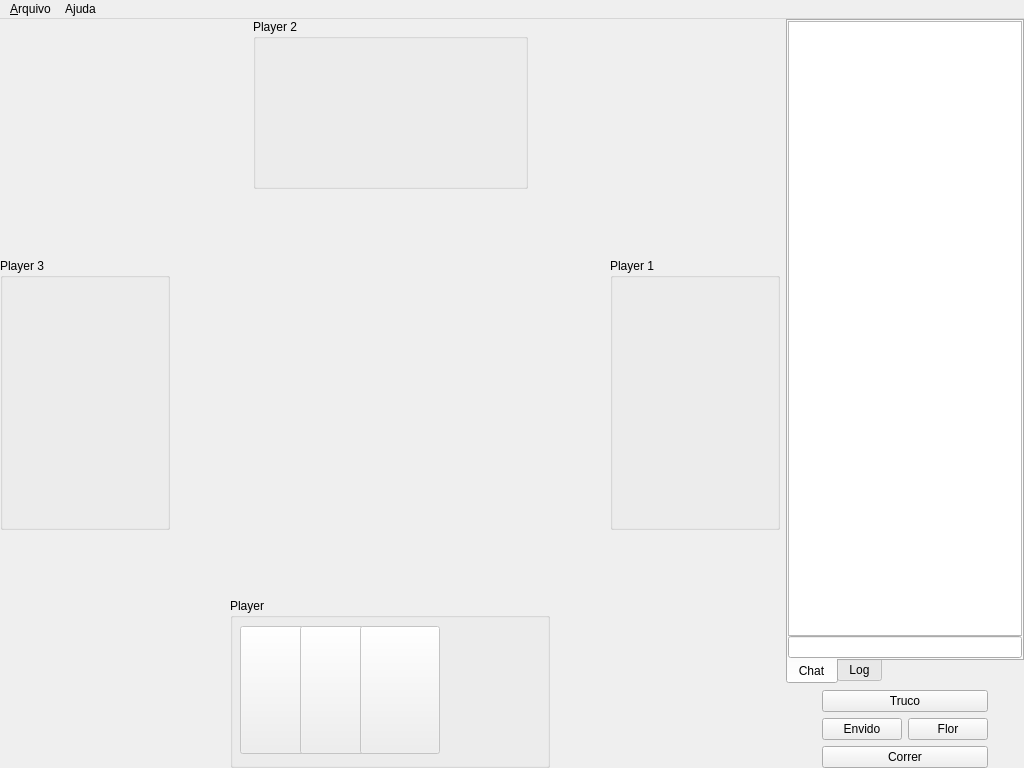
<?xml version="1.0" encoding="UTF-8"?>
<ui version="4.0">
 <class>GameTable</class>
 <widget class="QMainWindow" name="GameTable">
  <property name="geometry">
   <rect>
    <x>0</x>
    <y>0</y>
    <width>1024</width>
    <height>768</height>
   </rect>
  </property>
  <property name="minimumSize">
   <size>
    <width>1024</width>
    <height>768</height>
   </size>
  </property>
  <property name="windowTitle">
   <string>KoolTruco</string>
  </property>
  <widget class="QWidget" name="centralwidget">
   <layout class="QGridLayout" name="gridLayout_2">
    <property name="margin">
     <number>0</number>
    </property>
    <item row="0" column="0">
     <layout class="QHBoxLayout" name="horizontalLayout">
      <item>
       <spacer name="horizontalSpacer">
        <property name="orientation">
         <enum>Qt::Horizontal</enum>
        </property>
        <property name="sizeHint" stdset="0">
         <size>
          <width>13</width>
          <height>13</height>
         </size>
        </property>
       </spacer>
      </item>
      <item>
       <widget class="QGroupBox" name="player2GroupBox">
        <property name="minimumSize">
         <size>
          <width>275</width>
          <height>170</height>
         </size>
        </property>
        <property name="autoFillBackground">
         <bool>true</bool>
        </property>
        <property name="title">
         <string>Player 2</string>
        </property>
        <widget class="QLabel" name="player2Label_card0a">
         <property name="geometry">
          <rect>
           <x>170</x>
           <y>28</y>
           <width>80</width>
           <height>128</height>
          </rect>
         </property>
         <property name="pixmap">
          <pixmap resource="kooltruco.qrc">:/deck/pia/back.png</pixmap>
         </property>
         <property name="scaledContents">
          <bool>true</bool>
         </property>
        </widget>
        <widget class="QLabel" name="player2Label_card0b">
         <property name="geometry">
          <rect>
           <x>130</x>
           <y>28</y>
           <width>80</width>
           <height>128</height>
          </rect>
         </property>
         <property name="pixmap">
          <pixmap resource="kooltruco.qrc">:/deck/pia/back.png</pixmap>
         </property>
         <property name="scaledContents">
          <bool>true</bool>
         </property>
        </widget>
        <widget class="QLabel" name="player2Label_card0c">
         <property name="geometry">
          <rect>
           <x>90</x>
           <y>28</y>
           <width>80</width>
           <height>128</height>
          </rect>
         </property>
         <property name="pixmap">
          <pixmap resource="kooltruco.qrc">:/deck/pia/back.png</pixmap>
         </property>
         <property name="scaledContents">
          <bool>true</bool>
         </property>
        </widget>
        <widget class="QLabel" name="player2PicLabel">
         <property name="geometry">
          <rect>
           <x>10</x>
           <y>100</y>
           <width>80</width>
           <height>60</height>
          </rect>
         </property>
         <property name="minimumSize">
          <size>
           <width>80</width>
           <height>60</height>
          </size>
         </property>
         <property name="maximumSize">
          <size>
           <width>80</width>
           <height>60</height>
          </size>
         </property>
         <property name="scaledContents">
          <bool>true</bool>
         </property>
        </widget>
        <zorder>player2Label_card0a</zorder>
        <zorder>player2PicLabel</zorder>
        <zorder>player2Label_card0b</zorder>
        <zorder>player2Label_card0c</zorder>
       </widget>
      </item>
      <item>
       <spacer name="horizontalSpacer_2">
        <property name="orientation">
         <enum>Qt::Horizontal</enum>
        </property>
        <property name="sizeHint" stdset="0">
         <size>
          <width>13</width>
          <height>13</height>
         </size>
        </property>
       </spacer>
      </item>
     </layout>
    </item>
    <item row="0" column="1" rowspan="3">
     <layout class="QVBoxLayout" name="verticalLayout">
      <item>
       <widget class="QTabWidget" name="tabWidget_Left">
        <property name="focusPolicy">
         <enum>Qt::NoFocus</enum>
        </property>
        <property name="tabPosition">
         <enum>QTabWidget::South</enum>
        </property>
        <property name="currentIndex">
         <number>0</number>
        </property>
        <widget class="QWidget" name="tab_Chat">
         <attribute name="title">
          <string>Chat</string>
         </attribute>
         <layout class="QGridLayout" name="gridLayout">
          <property name="margin">
           <number>0</number>
          </property>
          <property name="spacing">
           <number>0</number>
          </property>
          <item row="2" column="0">
           <widget class="QLineEdit" name="chatLineEdit"/>
          </item>
          <item row="1" column="0">
           <widget class="QTextBrowser" name="chatTextBrowser">
            <property name="focusPolicy">
             <enum>Qt::NoFocus</enum>
            </property>
            <property name="autoFillBackground">
             <bool>true</bool>
            </property>
            <property name="horizontalScrollBarPolicy">
             <enum>Qt::ScrollBarAlwaysOff</enum>
            </property>
           </widget>
          </item>
         </layout>
        </widget>
        <widget class="QWidget" name="tab_Log">
         <attribute name="title">
          <string>Log</string>
         </attribute>
         <layout class="QGridLayout" name="gridLayout_4">
          <property name="margin">
           <number>0</number>
          </property>
          <item row="0" column="0">
           <widget class="QTextBrowser" name="LogTextBrowser"/>
          </item>
         </layout>
        </widget>
       </widget>
      </item>
      <item>
       <layout class="QHBoxLayout" name="horizontalLayout_2">
        <item>
         <spacer name="horizontalSpacer_4">
          <property name="orientation">
           <enum>Qt::Horizontal</enum>
          </property>
          <property name="sizeHint" stdset="0">
           <size>
            <width>40</width>
            <height>20</height>
           </size>
          </property>
         </spacer>
        </item>
        <item>
         <layout class="QGridLayout" name="gridLayout_3">
          <item row="2" column="0">
           <widget class="QPushButton" name="envidoPushButton">
            <property name="text">
             <string>Envido</string>
            </property>
           </widget>
          </item>
          <item row="2" column="1">
           <widget class="QPushButton" name="florPushButton">
            <property name="text">
             <string>Flor</string>
            </property>
           </widget>
          </item>
          <item row="1" column="0" colspan="2">
           <widget class="QPushButton" name="trucoPushButton">
            <property name="text">
             <string>Truco</string>
            </property>
           </widget>
          </item>
          <item row="3" column="0" colspan="2">
           <widget class="QPushButton" name="giveupPushButton">
            <property name="text">
             <string>Correr</string>
            </property>
           </widget>
          </item>
         </layout>
        </item>
        <item>
         <spacer name="horizontalSpacer_3">
          <property name="orientation">
           <enum>Qt::Horizontal</enum>
          </property>
          <property name="sizeHint" stdset="0">
           <size>
            <width>40</width>
            <height>20</height>
           </size>
          </property>
         </spacer>
        </item>
       </layout>
      </item>
     </layout>
    </item>
    <item row="1" column="0">
     <layout class="QHBoxLayout" name="horizontalLayout_3">
      <item>
       <layout class="QVBoxLayout" name="verticalLayout_3">
        <property name="spacing">
         <number>0</number>
        </property>
        <item>
         <spacer name="verticalSpacer_4">
          <property name="orientation">
           <enum>Qt::Vertical</enum>
          </property>
          <property name="sizeHint" stdset="0">
           <size>
            <width>0</width>
            <height>0</height>
           </size>
          </property>
         </spacer>
        </item>
        <item>
         <widget class="QGroupBox" name="player3GroupBox">
          <property name="minimumSize">
           <size>
            <width>170</width>
            <height>272</height>
           </size>
          </property>
          <property name="autoFillBackground">
           <bool>true</bool>
          </property>
          <property name="title">
           <string>Player 3</string>
          </property>
          <widget class="QLabel" name="player3Label_card0c">
           <property name="geometry">
            <rect>
             <x>20</x>
             <y>90</y>
             <width>128</width>
             <height>80</height>
            </rect>
           </property>
           <property name="pixmap">
            <pixmap resource="kooltruco.qrc">:/deck/pia/back2.png</pixmap>
           </property>
           <property name="scaledContents">
            <bool>true</bool>
           </property>
          </widget>
          <widget class="QLabel" name="player3Label_card0b">
           <property name="geometry">
            <rect>
             <x>20</x>
             <y>60</y>
             <width>128</width>
             <height>80</height>
            </rect>
           </property>
           <property name="pixmap">
            <pixmap resource="kooltruco.qrc">:/deck/pia/back2.png</pixmap>
           </property>
           <property name="scaledContents">
            <bool>true</bool>
           </property>
          </widget>
          <widget class="QLabel" name="player3Label_card0a">
           <property name="geometry">
            <rect>
             <x>20</x>
             <y>30</y>
             <width>128</width>
             <height>80</height>
            </rect>
           </property>
           <property name="pixmap">
            <pixmap resource="kooltruco.qrc">:/deck/pia/back2.png</pixmap>
           </property>
           <property name="scaledContents">
            <bool>true</bool>
           </property>
          </widget>
          <widget class="QLabel" name="player3PicLabel">
           <property name="geometry">
            <rect>
             <x>80</x>
             <y>180</y>
             <width>60</width>
             <height>80</height>
            </rect>
           </property>
           <property name="minimumSize">
            <size>
             <width>60</width>
             <height>80</height>
            </size>
           </property>
           <property name="maximumSize">
            <size>
             <width>60</width>
             <height>80</height>
            </size>
           </property>
           <property name="scaledContents">
            <bool>true</bool>
           </property>
          </widget>
          <zorder>player3Label_card0a</zorder>
          <zorder>player3PicLabel</zorder>
          <zorder>player3Label_card0b</zorder>
          <zorder>player3Label_card0c</zorder>
         </widget>
        </item>
        <item>
         <spacer name="verticalSpacer_3">
          <property name="orientation">
           <enum>Qt::Vertical</enum>
          </property>
          <property name="sizeHint" stdset="0">
           <size>
            <width>0</width>
            <height>0</height>
           </size>
          </property>
         </spacer>
        </item>
       </layout>
      </item>
      <item>
       <widget class="QWidget" name="widget_5" native="true">
        <property name="minimumSize">
         <size>
          <width>428</width>
          <height>398</height>
         </size>
        </property>
        <property name="maximumSize">
         <size>
          <width>428</width>
          <height>398</height>
         </size>
        </property>
        <property name="autoFillBackground">
         <bool>true</bool>
        </property>
        <widget class="QLabel" name="p0Label_card1a">
         <property name="geometry">
          <rect>
           <x>132</x>
           <y>260</y>
           <width>80</width>
           <height>128</height>
          </rect>
         </property>
        </widget>
        <widget class="QLabel" name="p0Label_card1b">
         <property name="geometry">
          <rect>
           <x>180</x>
           <y>260</y>
           <width>80</width>
           <height>128</height>
          </rect>
         </property>
        </widget>
        <widget class="QLabel" name="p0Label_card1c">
         <property name="geometry">
          <rect>
           <x>220</x>
           <y>260</y>
           <width>80</width>
           <height>128</height>
          </rect>
         </property>
        </widget>
        <widget class="QLabel" name="p1Label_card1a">
         <property name="geometry">
          <rect>
           <x>295</x>
           <y>200</y>
           <width>128</width>
           <height>80</height>
          </rect>
         </property>
        </widget>
        <widget class="QLabel" name="p1Label_card1b">
         <property name="geometry">
          <rect>
           <x>295</x>
           <y>150</y>
           <width>128</width>
           <height>80</height>
          </rect>
         </property>
        </widget>
        <widget class="QLabel" name="p1Label_card1c">
         <property name="geometry">
          <rect>
           <x>295</x>
           <y>110</y>
           <width>128</width>
           <height>80</height>
          </rect>
         </property>
        </widget>
        <widget class="QLabel" name="p2Label_card1a">
         <property name="geometry">
          <rect>
           <x>212</x>
           <y>10</y>
           <width>80</width>
           <height>128</height>
          </rect>
         </property>
        </widget>
        <widget class="QLabel" name="p2Label_card1c">
         <property name="geometry">
          <rect>
           <x>130</x>
           <y>10</y>
           <width>80</width>
           <height>128</height>
          </rect>
         </property>
        </widget>
        <widget class="QLabel" name="p2Label_card1b">
         <property name="geometry">
          <rect>
           <x>170</x>
           <y>10</y>
           <width>80</width>
           <height>128</height>
          </rect>
         </property>
        </widget>
        <widget class="QLabel" name="p3Label_card1c">
         <property name="geometry">
          <rect>
           <x>2</x>
           <y>190</y>
           <width>128</width>
           <height>80</height>
          </rect>
         </property>
        </widget>
        <widget class="QLabel" name="p3Label_card1a">
         <property name="geometry">
          <rect>
           <x>2</x>
           <y>110</y>
           <width>128</width>
           <height>80</height>
          </rect>
         </property>
        </widget>
        <widget class="QLabel" name="p3Label_card1b">
         <property name="geometry">
          <rect>
           <x>2</x>
           <y>150</y>
           <width>128</width>
           <height>80</height>
          </rect>
         </property>
        </widget>
        <zorder>p1Label_card1a</zorder>
        <zorder>p2Label_card1a</zorder>
        <zorder>p3Label_card1a</zorder>
        <zorder>p0Label_card1a</zorder>
        <zorder>p0Label_card1b</zorder>
        <zorder>p0Label_card1c</zorder>
        <zorder>p3Label_card1b</zorder>
        <zorder>p3Label_card1c</zorder>
        <zorder>p2Label_card1b</zorder>
        <zorder>p2Label_card1c</zorder>
        <zorder>p1Label_card1b</zorder>
        <zorder>p1Label_card1c</zorder>
       </widget>
      </item>
      <item>
       <layout class="QVBoxLayout" name="verticalLayout_4">
        <property name="spacing">
         <number>0</number>
        </property>
        <item>
         <spacer name="verticalSpacer">
          <property name="orientation">
           <enum>Qt::Vertical</enum>
          </property>
          <property name="sizeHint" stdset="0">
           <size>
            <width>0</width>
            <height>0</height>
           </size>
          </property>
         </spacer>
        </item>
        <item>
         <widget class="QGroupBox" name="player1GroupBox">
          <property name="minimumSize">
           <size>
            <width>170</width>
            <height>272</height>
           </size>
          </property>
          <property name="autoFillBackground">
           <bool>true</bool>
          </property>
          <property name="title">
           <string>Player 1</string>
          </property>
          <widget class="QLabel" name="player1Label_card0c">
           <property name="geometry">
            <rect>
             <x>20</x>
             <y>120</y>
             <width>128</width>
             <height>80</height>
            </rect>
           </property>
           <property name="pixmap">
            <pixmap resource="kooltruco.qrc">:/deck/pia/back2.png</pixmap>
           </property>
           <property name="scaledContents">
            <bool>true</bool>
           </property>
          </widget>
          <widget class="QLabel" name="player1Label_card0a">
           <property name="geometry">
            <rect>
             <x>20</x>
             <y>180</y>
             <width>128</width>
             <height>80</height>
            </rect>
           </property>
           <property name="pixmap">
            <pixmap resource="kooltruco.qrc">:/deck/pia/back2.png</pixmap>
           </property>
           <property name="scaledContents">
            <bool>true</bool>
           </property>
          </widget>
          <widget class="QLabel" name="player1Label_card0b">
           <property name="geometry">
            <rect>
             <x>20</x>
             <y>150</y>
             <width>128</width>
             <height>80</height>
            </rect>
           </property>
           <property name="pixmap">
            <pixmap resource="kooltruco.qrc">:/deck/pia/back2.png</pixmap>
           </property>
           <property name="scaledContents">
            <bool>true</bool>
           </property>
          </widget>
          <widget class="QLabel" name="player1PicLabel">
           <property name="geometry">
            <rect>
             <x>10</x>
             <y>30</y>
             <width>60</width>
             <height>80</height>
            </rect>
           </property>
           <property name="minimumSize">
            <size>
             <width>60</width>
             <height>80</height>
            </size>
           </property>
           <property name="maximumSize">
            <size>
             <width>60</width>
             <height>80</height>
            </size>
           </property>
           <property name="scaledContents">
            <bool>true</bool>
           </property>
          </widget>
          <zorder>player1Label_card0a</zorder>
          <zorder>player1PicLabel</zorder>
          <zorder>player1Label_card0b</zorder>
          <zorder>player1Label_card0c</zorder>
         </widget>
        </item>
        <item>
         <spacer name="verticalSpacer_2">
          <property name="orientation">
           <enum>Qt::Vertical</enum>
          </property>
          <property name="sizeHint" stdset="0">
           <size>
            <width>0</width>
            <height>0</height>
           </size>
          </property>
         </spacer>
        </item>
       </layout>
      </item>
     </layout>
    </item>
    <item row="2" column="0">
     <layout class="QHBoxLayout" name="horizontalLayout_4">
      <item>
       <spacer name="horizontalSpacer_6">
        <property name="orientation">
         <enum>Qt::Horizontal</enum>
        </property>
        <property name="sizeHint" stdset="0">
         <size>
          <width>40</width>
          <height>20</height>
         </size>
        </property>
       </spacer>
      </item>
      <item>
       <widget class="QGroupBox" name="playerGroupBox">
        <property name="minimumSize">
         <size>
          <width>320</width>
          <height>170</height>
         </size>
        </property>
        <property name="autoFillBackground">
         <bool>true</bool>
        </property>
        <property name="title">
         <string>Player</string>
        </property>
        <widget class="QPushButton" name="playerButton_card0">
         <property name="enabled">
          <bool>false</bool>
         </property>
         <property name="geometry">
          <rect>
           <x>10</x>
           <y>28</y>
           <width>80</width>
           <height>128</height>
          </rect>
         </property>
         <property name="minimumSize">
          <size>
           <width>80</width>
           <height>128</height>
          </size>
         </property>
         <property name="maximumSize">
          <size>
           <width>80</width>
           <height>128</height>
          </size>
         </property>
         <property name="cursor">
          <cursorShape>PointingHandCursor</cursorShape>
         </property>
         <property name="iconSize">
          <size>
           <width>80</width>
           <height>128</height>
          </size>
         </property>
         <property name="checkable">
          <bool>false</bool>
         </property>
         <property name="checked">
          <bool>false</bool>
         </property>
        </widget>
        <widget class="QPushButton" name="playerButton_card1">
         <property name="enabled">
          <bool>false</bool>
         </property>
         <property name="geometry">
          <rect>
           <x>70</x>
           <y>28</y>
           <width>80</width>
           <height>128</height>
          </rect>
         </property>
         <property name="minimumSize">
          <size>
           <width>80</width>
           <height>128</height>
          </size>
         </property>
         <property name="maximumSize">
          <size>
           <width>80</width>
           <height>128</height>
          </size>
         </property>
         <property name="cursor">
          <cursorShape>PointingHandCursor</cursorShape>
         </property>
         <property name="iconSize">
          <size>
           <width>80</width>
           <height>128</height>
          </size>
         </property>
         <property name="checkable">
          <bool>false</bool>
         </property>
         <property name="checked">
          <bool>false</bool>
         </property>
        </widget>
        <widget class="QPushButton" name="playerButton_card2">
         <property name="enabled">
          <bool>false</bool>
         </property>
         <property name="geometry">
          <rect>
           <x>130</x>
           <y>28</y>
           <width>80</width>
           <height>128</height>
          </rect>
         </property>
         <property name="minimumSize">
          <size>
           <width>80</width>
           <height>128</height>
          </size>
         </property>
         <property name="maximumSize">
          <size>
           <width>80</width>
           <height>128</height>
          </size>
         </property>
         <property name="cursor">
          <cursorShape>PointingHandCursor</cursorShape>
         </property>
         <property name="iconSize">
          <size>
           <width>80</width>
           <height>128</height>
          </size>
         </property>
         <property name="checkable">
          <bool>false</bool>
         </property>
         <property name="checked">
          <bool>false</bool>
         </property>
        </widget>
        <widget class="QLabel" name="playerPicLabel">
         <property name="geometry">
          <rect>
           <x>240</x>
           <y>20</y>
           <width>60</width>
           <height>60</height>
          </rect>
         </property>
         <property name="scaledContents">
          <bool>true</bool>
         </property>
        </widget>
       </widget>
      </item>
      <item>
       <spacer name="horizontalSpacer_5">
        <property name="orientation">
         <enum>Qt::Horizontal</enum>
        </property>
        <property name="sizeHint" stdset="0">
         <size>
          <width>40</width>
          <height>20</height>
         </size>
        </property>
       </spacer>
      </item>
     </layout>
    </item>
   </layout>
  </widget>
  <widget class="QMenuBar" name="menubar">
   <property name="geometry">
    <rect>
     <x>0</x>
     <y>0</y>
     <width>1024</width>
     <height>21</height>
    </rect>
   </property>
   <widget class="QMenu" name="menu_File">
    <property name="locale">
     <locale language="Portuguese" country="Brazil"/>
    </property>
    <property name="title">
     <string>&amp;Arquivo</string>
    </property>
    <addaction name="actionRestart"/>
    <addaction name="separator"/>
    <addaction name="actionExit"/>
   </widget>
   <widget class="QMenu" name="menuHelp">
    <property name="locale">
     <locale language="Portuguese" country="Brazil"/>
    </property>
    <property name="title">
     <string>Ajuda</string>
    </property>
    <addaction name="actionAbout"/>
    <addaction name="actionQt"/>
   </widget>
   <addaction name="menu_File"/>
   <addaction name="menuHelp"/>
  </widget>
  <action name="actionRestart">
   <property name="text">
    <string>&amp;Reiniciar</string>
   </property>
  </action>
  <action name="actionExit">
   <property name="text">
    <string>&amp;Sair</string>
   </property>
  </action>
  <action name="actionAbout">
   <property name="text">
    <string>&amp;Sobre</string>
   </property>
  </action>
  <action name="actionQt">
   <property name="text">
    <string>Sobre &amp;Qt</string>
   </property>
  </action>
 </widget>
 <resources>
  <include location="kooltruco.qrc"/>
 </resources>
 <connections/>
</ui>
